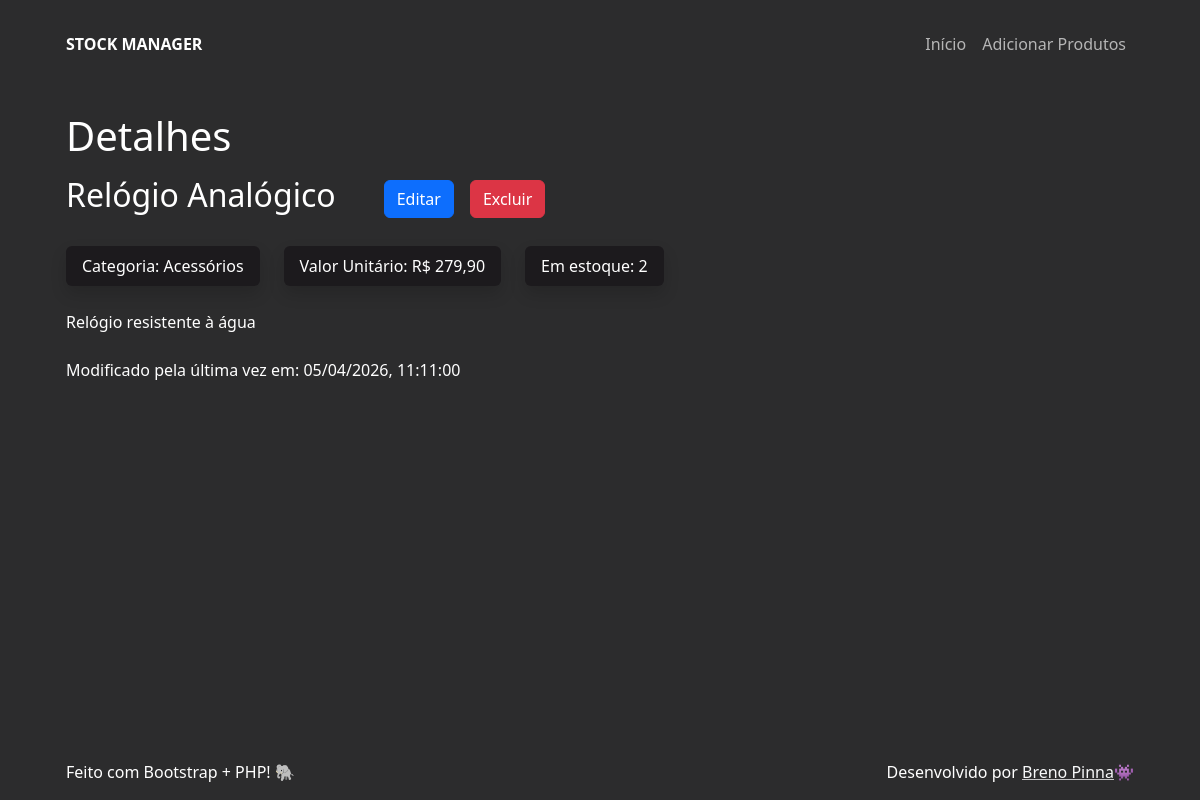
The page /details?id=2 on the database its author committed.
### tables this page shows
CREATE TABLE products (
  id int NOT NULL AUTO_INCREMENT,
  name varchar(255) NOT NULL,
  quantity int NOT NULL,
  category varchar(255) NOT NULL,
  price decimal(10, 2) NOT NULL,
  description varchar(1000) NOT NULL,
  created_at timestamp DEFAULT CURRENT_TIMESTAMP,
  modified_at timestamp DEFAULT CURRENT_TIMESTAMP ON UPDATE CURRENT_TIMESTAMP,
  PRIMARY KEY (id)
);

### htdocs/src/data/get_product_details.php (called while the page is built, shortened)
<?php
  function get_product_details(int $id){
    try {
      $con = connect();
      $sql = "SELECT * FROM products WHERE products.id = :id;";
      $stmt = $con->prepare($sql);
      $stmt->execute([
        ":id" => $id
      ]);
      $product_details = $stmt->fetch(PDO::FETCH_ASSOC);
      return ['success' => true, 'data' => $product_details];
    } catch (\Throwable $th) {
      return ['success' => false, 'message' => $th->getMessage()];
    }
  }

### htdocs/src/pages/details.php (the view, shortened to what this page needs)
<?php
  require_once __DIR__ . '/../data/get_product_details.php';
  require_once __DIR__ . '/../components/btn_update.php';
  require_once __DIR__ . '/../components/btn_delete.php';
  require_once __DIR__ . '/../components/tag.php';
  $id = $_GET['id'];
  $data = get_product_details($id);
  $product = $data['data'] ?? [];
?>
<?php if(!$data['success']): ?>
  <p class="p-0 text-start">Houve um erro no servidor. Recarregue a página e tente novamente.</p>
<?php elseif($product): ?>
  <?php
    $currency_formatter = new NumberFormatter('pt_BR', NumberFormatter::CURRENCY);
    $name = htmlspecialchars($product['name']);
    $category = htmlspecialchars($product['category']);
    $price = numfmt_format_currency($currency_formatter, $product['price'], "BRL");
    $description = htmlspecialchars($product['description']);
    $modified_at = (new DateTime($product['modified_at']))->format("d/m/Y, H:i:s");
    $quantity = $product['quantity'];
    $btn_update = btn_update($id);
    $btn_delete = btn_delete($id, $name);
    $tags = [
      tag("Categoria: " . $category),
      tag("Valor Unitário: " . $price),
      tag("Em estoque: " . $quantity)
    ];
  ?>
  <div class="d-flex align-items-center flex-wrap column-gap-5">
    <h2 class="fw-light"><?= $product['name'] ?></h2>
    <div class="d-flex gap-3">
      <?= $btn_update ?>
      <?= $btn_delete ?>
    </div>
  </div>
  <div class="d-flex gap-4 mt-4 flex-wrap">
    <?php foreach ($tags as $tag): ?>
      <?= $tag ?>
    <?php endforeach; ?>
  </div>
  <p class="mt-4"><?= $description ?></p>
  <p class="mt-4">Modificado pela última vez em: <?= $modified_at ?></p>
<?php endif; ?>

### htdocs/assets/theme.css (style rules this page uses)
:root { --overwrite-primary-color: #2c2c2d; --overwrite-secondary-color: #1c1a1d; }
.bg-primary { background-color: var(--overwrite-primary-color) !important; }

### rows shown on the page
products: name "Relógio Analógico", description "Relógio resistente à água", modified_at "05/04/2026, 11:11:00"

### other values the page prints
$text "Categoria: Acessórios"
$text "Valor Unitário: R$ 279,90"
$text "Em estoque: 2"
